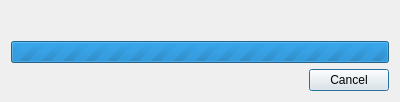
<?xml version="1.0" encoding="UTF-8"?>
<ui version="4.0">
 <class>GitProgressDialog</class>
 <widget class="QDialog" name="GitProgressDialog">
  <property name="geometry">
   <rect>
    <x>0</x>
    <y>0</y>
    <width>400</width>
    <height>102</height>
   </rect>
  </property>
  <property name="sizePolicy">
   <sizepolicy hsizetype="Preferred" vsizetype="Minimum">
    <horstretch>0</horstretch>
    <verstretch>0</verstretch>
   </sizepolicy>
  </property>
  <property name="windowTitle">
   <string>Dialog</string>
  </property>
  <property name="windowIcon">
   <iconset resource="../../res/botfather.qrc">
    <normaloff>:/logo_v2.png</normaloff>:/logo_v2.png</iconset>
  </property>
  <property name="modal">
   <bool>true</bool>
  </property>
  <layout class="QVBoxLayout" name="verticalLayout">
   <item>
    <widget class="QLabel" name="label">
     <property name="text">
      <string/>
     </property>
     <property name="alignment">
      <set>Qt::AlignCenter</set>
     </property>
    </widget>
   </item>
   <item>
    <widget class="QProgressBar" name="progressBar">
     <property name="maximum">
      <number>0</number>
     </property>
     <property name="value">
      <number>0</number>
     </property>
    </widget>
   </item>
   <item>
    <widget class="QDialogButtonBox" name="buttonBox">
     <property name="standardButtons">
      <set>QDialogButtonBox::Cancel</set>
     </property>
    </widget>
   </item>
  </layout>
 </widget>
 <resources>
  <include location="../../res/botfather.qrc"/>
 </resources>
 <connections/>
</ui>
